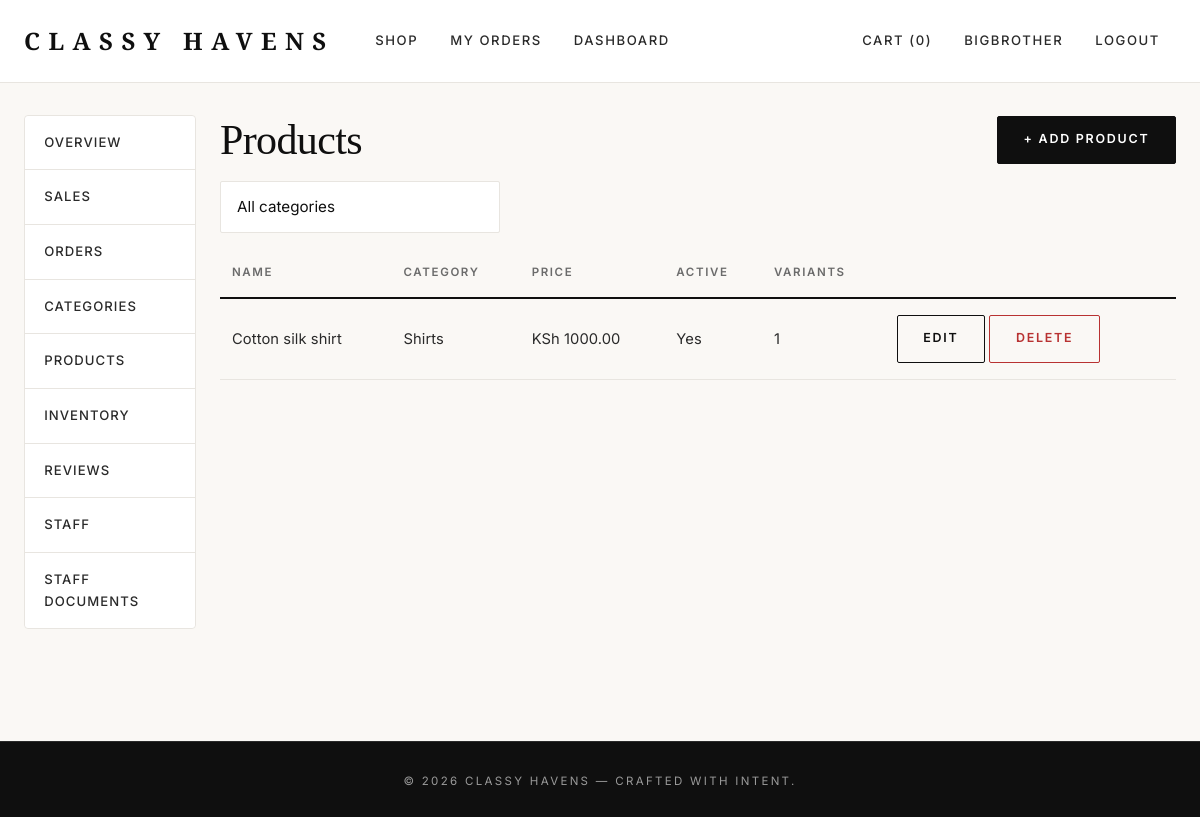
The app's page /dashboard/products/ (signed in) with its own data.
### accounts/models.py (models this page shows, shortened)
class CustomUser(AbstractUser):
    class Roles(models.TextChoices):
        CUSTOMER = "customer", "Customer"
        STAFF    = "staff",    "Staff"
        MANAGER  = "manager",  "Manager"
        ADMIN    = "admin",    "Admin"
    role = models.CharField(max_length=20, choices=Roles.choices,
                            default=Roles.CUSTOMER)
    phone = models.CharField(max_length=20, blank=True)
    avatar = models.ImageField(
        upload_to="avatars/%Y/%m/", blank=True, null=True,
        help_text="Optional profile picture (JPEG, PNG, WebP).",
    )
    @property
    def is_staff_member(self):
        return (
            self.is_superuser
            or self.is_staff
            or self.role in (self.Roles.STAFF, self.Roles.MANAGER, self.Roles.ADMIN)
        )

### catalog/models.py (models this page shows, shortened)
class Product(models.Model):
    category = models.ForeignKey(
        Category, on_delete=models.PROTECT, related_name="products",
    )
    name = models.CharField(max_length=200)
    slug = models.SlugField(max_length=220, unique=True)
    description = models.TextField(blank=True)
    base_price = models.DecimalField(
        max_digits=10, decimal_places=2, validators=[MinValueValidator(0)],
    )
    image = models.ImageField(upload_to="products/", blank=True, null=True)
    is_active = models.BooleanField(default=True)
    created_at = models.DateTimeField(auto_now_add=True)
    updated_at = models.DateTimeField(auto_now=True)
    class Meta:
        ordering = ["-created_at"]

class Category(models.Model):
    name = models.CharField(max_length=100, unique=True)
    slug = models.SlugField(max_length=120, unique=True)
    description = models.TextField(blank=True)
    image = models.ImageField(
        upload_to="categories/", blank=True, null=True,
        help_text="Optional cover image shown in the storefront.",
    )
    sort_order = models.IntegerField(
        default=0,
        help_text="Lower numbers appear first.",
    )
    class Meta:
        ordering = ["sort_order", "name"]
        verbose_name_plural = "Categories"

### dashboard/views.py (the view)
# urls.py: path("products/", views.ProductManagementView.as_view(), name="products"),
class ProductManagementView(StaffRequiredMixin, PermissionRequiredMixin, ListView):
    permission_required = "catalog.view_product"
    model = Product
    template_name = "dashboard/products.html"
    context_object_name = "products"
    paginate_by = 50
    def get_queryset(self):
        qs = Product.objects.select_related("category").order_by("-created_at")
        category_id = self.request.GET.get("category")
        if category_id:
            qs = qs.filter(category_id=category_id)
        return qs
    def get_context_data(self, **kwargs):
        ctx = super().get_context_data(**kwargs)
        ctx["all_categories"] = Category.objects.all()
        ctx["selected_category"] = self.request.GET.get("category", "")
        return ctx

### cart/cart.py (called while the page is built)
    def __len__(self):
        return sum(item["quantity"] for item in self.cart.values())

    def total_quantity(self):
        return len(self)

### cart/context_processors.py (called while the page is built)
def cart(request):
    return {"cart": Cart(request)}

### config/context_processors.py (called while the page is built)
def currency(request):
    return {
        "CURRENCY_CODE": settings.CURRENCY_CODE,
        "CURRENCY_SYMBOL": settings.CURRENCY_SYMBOL,
    }

### dashboard/views.py (called while the page is built)
    def dispatch(self, request, *args, **kwargs):
        if not request.user.is_authenticated:
            return super().dispatch(request, *args, **kwargs)
        if not request.user.is_staff_member:
            messages.error(request, "Staff access required.")
            return redirect("catalog:product_list")
        return super().dispatch(request, *args, **kwargs)

### templates/dashboard/products.html (shortened to what this page needs)
{% extends "dashboard/base.html" %}
{% block dashboard_content %}
<div class="d-flex justify-content-between align-items-center mb-3">
    <h1 class="mb-0">Products</h1>
    {% if perms.catalog.add_product %}
        <a href="{% url 'dashboard:product_add' %}" class="btn btn-dark">
            + Add Product
        </a>
    {% endif %}
</div>
<form method="get" class="mb-3" style="max-width:280px">
    <select name="category" class="form-select" onchange="this.form.submit()">
        <option value="">All categories</option>
    </select>
</form>
<table class="table">
    <thead>
        <tr><th>Name</th><th>Category</th><th>Price</th><th>Active</th><th>Variants</th><th></th></tr>
    </thead>
    <tbody>
        {% for p in products %}
        <tr>
            <td>{{ p.name }}</td>
            <td>{{ p.category.name }}</td>
            <td>{{ CURRENCY_SYMBOL }} {{ p.base_price }}</td>
            <td>{{ p.is_active|yesno:"Yes,No" }}</td>
            <td>{{ p.variants.count }}</td>
            <td>
                {% if perms.catalog.change_product %}
                    <a href="{% url 'dashboard:product_edit' p.id %}" class="btn btn-sm btn-outline-dark">Edit</a>
                {% endif %}
                {% if perms.catalog.delete_product %}
                    <a href="{% url 'dashboard:product_delete' p.id %}" class="btn btn-sm btn-outline-danger">Delete</a>
                {% endif %}
            </td>
        </tr>
        {% empty %}
            <tr><td colspan="6" class="text-muted">No products yet.</td></tr>
        {% endfor %}
    </tbody>
</table>
{% endblock %}

### templates/base.html (shortened to what this page needs)
{% load static %}
<!doctype html>
<html lang="en">
<head>
    <link href="https://cdn.jsdelivr.net/npm/bootstrap@5.3.3/dist/css/bootstrap.min.css" rel="stylesheet">
    <link rel="stylesheet" href="{% static 'css/style.css' %}">
</head>
<body class="d-flex flex-column min-vh-100">
<nav class="navbar navbar-expand-lg">
    <div class="container">
        <a class="navbar-brand" href="{% url 'catalog:product_list' %}">Classy&nbsp;Havens</a>
        <div class="collapse navbar-collapse" id="nav">
            <ul class="navbar-nav me-auto">
                <li class="nav-item"><a class="nav-link" href="{% url 'catalog:product_list' %}">Shop</a></li>
                {% if user.is_authenticated %}
                    <li class="nav-item"><a class="nav-link" href="{% url 'orders:order_list' %}">My Orders</a></li>
                {% endif %}
                {% if user.is_staff_member %}
                    <li class="nav-item"><a class="nav-link" href="{% url 'dashboard:index' %}">Dashboard</a></li>
                {% endif %}
            </ul>
            <ul class="navbar-nav align-items-lg-center">
                <li class="nav-item">
                    <a class="nav-link" href="{% url 'cart:cart_detail' %}">Cart ({{ cart.total_quantity }})</a>
                </li>
                {% if user.is_authenticated %}
                    <li class="nav-item"><a class="nav-link" href="{% url 'accounts:profile' %}">{{ user.username }}</a></li>
                    <li class="nav-item"><a class="nav-link" href="{% url 'accounts:logout' %}">Logout</a></li>
                {% else %}
                    <li class="nav-item"><a class="nav-link" href="{% url 'accounts:login' %}">Login</a></li>
                    <li class="nav-item"><a class="nav-link" href="{% url 'accounts:register' %}">Register</a></li>
                {% endif %}
            </ul>
        </div>
    </div>
</nav>
<main class="flex-grow-1">
    <div class="container">
        {% block content %}{% endblock %}
    </div>
</main>
<footer class="mt-5 py-4">
    <div class="container text-center">
        <small>&copy; {% now "Y" %} Classy Havens — Crafted with intent.</small>
    </div>
</footer>
</body>
</html>

### static/css/style.css (style rules this page uses)
:root { --ch-black: #0f0f0f; --ch-charcoal: #2a2a2a; --ch-gray: #6b6b6b; --ch-muted: #9a9a9a; --ch-cream: #faf8f5; --ch-cream-alt: #f3efe9; --ch-white: #ffffff; --ch-border: #e8e5e0; --ch-gold: #c9a961; --ch-gold-dark: #a88a4a; --ch-danger: #b83232; --ch-success: #2f7a4d; --font-display: 'Playfair Display', Georgia, 'Times New Roman', serif; --font-body: 'Inter', -apple-system, BlinkMacSystemFont, 'Segoe UI', sans-serif; --shadow-sm: 0 1px 2px rgba(15,15,15,0.05); --shadow-md: 0 8px 24px rgba(15,15,15,0.07); --shadow-lg: 0 20px 48px rgba(15,15,15,0.10); --radius-sm: 2px; --radius: 4px; --radius-lg: 8px; }
* { box-sizing: border-box; }
html { scroll-behavior: smooth; }
body { margin: 0; font-family: var(--font-body); font-weight: 400; color: var(--ch-black); background-color: var(--ch-cream); line-height: 1.65; letter-spacing: 0.005em; -webkit-font-smoothing: antialiased; -moz-osx-font-smoothing: grayscale; }
h1, h2, h3, h4, h5, h6, .display { font-family: var(--font-display); font-weight: 500; letter-spacing: -0.015em; color: var(--ch-black); line-height: 1.2; }
h1 { font-size: clamp(2rem, 3.5vw, 3rem); margin-bottom: 1.25rem; }
a { color: var(--ch-black); text-decoration: none; transition: color .2s ease; }
small, .text-muted { color: var(--ch-muted) !important; }
.container { max-width: 1240px; padding-left: 1.5rem; padding-right: 1.5rem; }
main { padding-top: 2rem; padding-bottom: 4rem; }
.navbar { background: var(--ch-white) !important; border-bottom: 1px solid var(--ch-border); padding: 1rem 0; position: sticky; top: 0; z-index: 1000; backdrop-filter: saturate(180%) blur(10px); }
.navbar-brand { font-family: var(--font-display); font-weight: 700; font-size: 1.5rem; letter-spacing: 0.35em; color: var(--ch-black) !important; padding-right: 0.35em; text-transform: uppercase; }
.navbar-nav .nav-link { font-family: var(--font-body); font-size: 0.82rem; font-weight: 500; letter-spacing: 0.12em; text-transform: uppercase; color: var(--ch-charcoal) !important; padding: 0.5rem 1rem !important; transition: color .2s ease; }
.btn { font-family: var(--font-body); font-size: 0.78rem; font-weight: 600; letter-spacing: 0.14em; text-transform: uppercase; border-radius: var(--radius-sm); padding: 0.85rem 1.6rem; transition: all .25s ease; border-width: 1px; }
.btn-dark { background: var(--ch-black); border-color: var(--ch-black); color: var(--ch-white); }
.btn-outline-dark { color: var(--ch-black); border-color: var(--ch-black); background: transparent; }
.btn-outline-danger { color: var(--ch-danger); border-color: var(--ch-danger); }
.form-control, .form-select { font-family: var(--font-body); font-size: 0.95rem; border-radius: var(--radius-sm); border: 1px solid var(--ch-border); background: var(--ch-white); padding: 0.85rem 1rem; color: var(--ch-black); transition: border-color .2s ease, box-shadow .2s ease; }
.table { --bs-table-bg: transparent; --bs-table-border-color: var(--ch-border); font-size: 0.92rem; border-color: var(--ch-border); }
.table thead th { font-family: var(--font-body); font-size: 0.72rem; font-weight: 600; letter-spacing: 0.14em; text-transform: uppercase; color: var(--ch-gray); border-bottom: 2px solid var(--ch-black); padding: 0.9rem 0.75rem; background: transparent; }
.table tbody td { padding: 1rem 0.75rem; vertical-align: middle; border-bottom: 1px solid var(--ch-border); color: var(--ch-charcoal); }
.nav-link { color: var(--ch-charcoal); font-size: 0.88rem; font-weight: 500; letter-spacing: 0.08em; text-transform: uppercase; }
footer { background: var(--ch-black) !important; color: var(--ch-muted); padding: 2.5rem 0 !important; margin-top: 5rem; border-top: 1px solid var(--ch-charcoal); }
footer small { letter-spacing: 0.2em; text-transform: uppercase; font-size: 0.72rem; color: var(--ch-muted); }

### records on screen
CustomUser: username "BIGBROTHER"
Product: name "Cotton silk shirt", category.name "Shirts", CURRENCY_SYMBOL "KSh", base_price "1000.00", is_active "Yes", variants.count "1"

### other values on screen
{{ cart.total_quantity }} "0"
